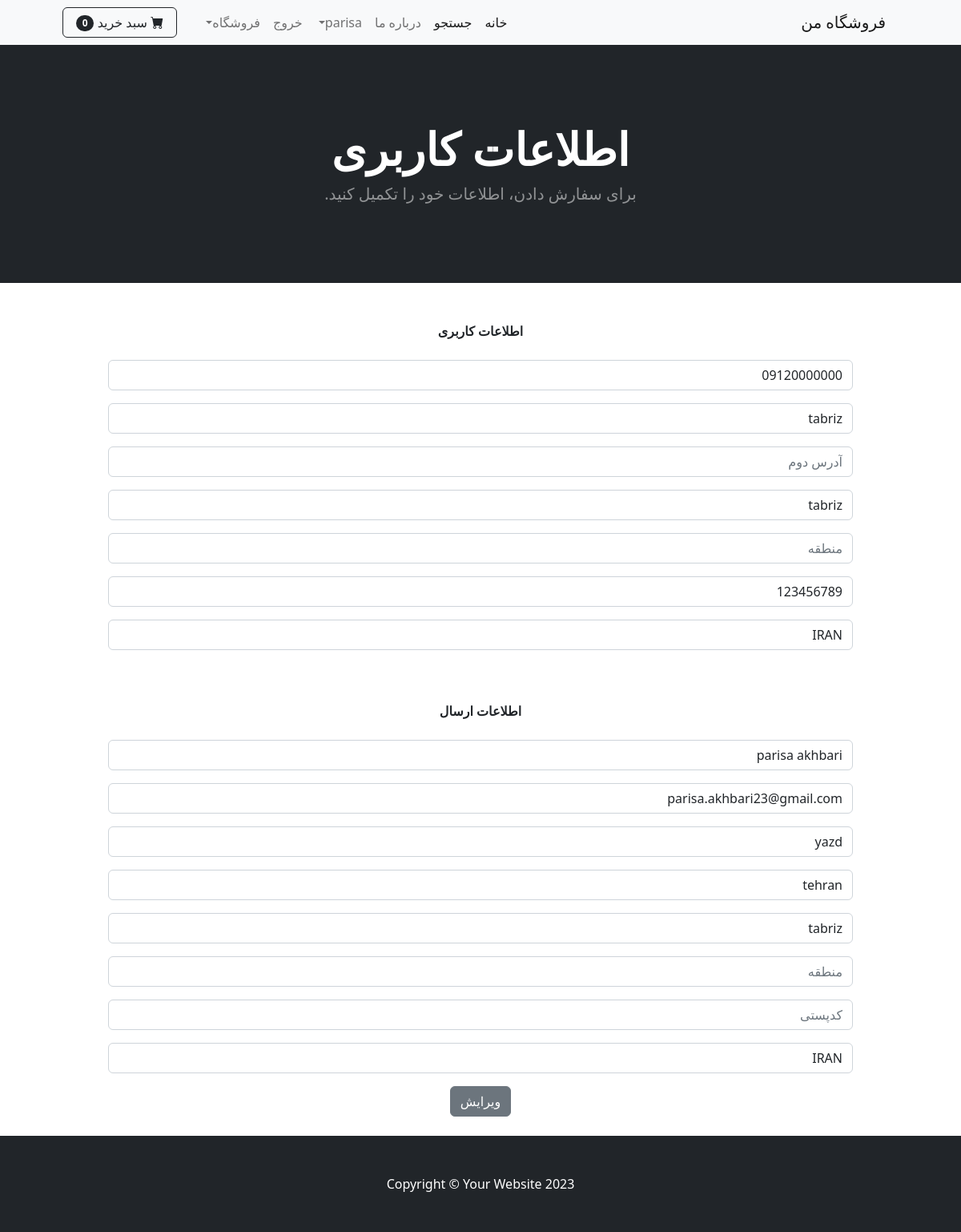
Screenshot of /update_info/ (signed in) with the database file from the repository.
### shop/models.py (models this page shows, shortened)
class Profile(models.Model):
    user=models.OneToOneField(User,on_delete=models.CASCADE)
    date_modified=models.DateTimeField(User,auto_now=True)
    phone=models.CharField(max_length=25,blank=True)
    address1=models.CharField(max_length=250,blank=True)
    address2=models.CharField(max_length=250,blank=True)
    city=models.CharField(max_length=25,blank=True)
    state=models.CharField(max_length=25,blank=True)
    zipcode=models.CharField(max_length=25,blank=True)
    country=models.CharField(max_length=25,default='IRAN')
    old_cart=models.CharField(max_length=200,blank=True,null=True)

### newpayment/models.py (models this page shows, shortened)
class NewShippingAddress(models.Model):
    user=models.ForeignKey(User,on_delete=models.CASCADE,null=True,blank=True)
    new_full_name=models.CharField(max_length=250)
    new_email=models.CharField(max_length=300)
    new_address1=models.CharField(max_length=250,blank=True)
    new_address2=models.CharField(max_length=250,blank=True,null=True)
    new_city=models.CharField(max_length=25,blank=True)
    new_state=models.CharField(max_length=25,blank=True ,null=True)
    new_zipcode=models.CharField(max_length=25,blank=True ,null=True)
    new_country=models.CharField(max_length=25,default='IRAN')
    class Meta:
        verbose_name_plural='Shipping Address'

### shop/views.py (the view)
# urls.py: path('update_info/', views.update_info,name="update_info"),
def update_info(request):
    if request.user.is_authenticated:
        current_user=Profile.objects.get(user__id=request.user.id)
        new_shipping_user=NewShippingAddress.objects.get(user__id=request.user.id)
        form=UpdateUserInfo(request.POST or None , instance=current_user)
        new_shipping_form=NewShippingForm(request.POST or None , instance=new_shipping_user)
        if form.is_valid() or new_shipping_form.is_valid():
            form.save()
            new_shipping_form.save()
            messages.success(request,'اطلاعات کاربری شما ویرایش شد')
            return redirect('home')
        return render(request,'update_info.html',{'form':form, 'new_shipping_form':new_shipping_form })
    else:
        messages.success(request,'ابتدا لاگین شوید')
        return redirect('home')

### shop/forms.py
class UpdateUserInfo(forms.ModelForm):
    phone=forms.CharField(label='',widget=forms.TextInput(attrs={'class':'form-control','placeholder':'شماره تلفن'}),required=False)
    address1=forms.CharField(label='',widget=forms.TextInput(attrs={'class':'form-control','placeholder':'آدرس اول'}),required=False)
    address2=forms.CharField(label='',widget=forms.TextInput(attrs={'class':'form-control','placeholder':'آدرس دوم'}),required=False)
    city=forms.CharField(label='',widget=forms.TextInput(attrs={'class':'form-control','placeholder':'شهر'}),required=False)
    state=forms.CharField(label='',widget=forms.TextInput(attrs={'class':'form-control','placeholder':'منطقه'}),required=False)
    zipcode=forms.CharField(label='',widget=forms.TextInput(attrs={'class':'form-control','placeholder':'کدپستی'}),required=False)
    country=forms.CharField(label='',widget=forms.TextInput(attrs={'class':'form-control','placeholder':'کشور'}),required=False)
    class Meta:
        model=Profile
        fields=('phone','address1','address2','city','state','zipcode','country')

### cart/cart.py (called while the page is built)
    def __len__(self):
        return len(self.cart)

### cart/context_processors.py (called while the page is built)
def cart(request):
    return {'cart':Cart(request)}

### shop/context_processors.py (called while the page is built)
def categories(request):
    return {
        'categories': Category.objects.all(),
    }

### shop/templates/update_info.html (shortened to what this page needs)
{% extends 'base.html' %}
{% block content %}
<header class="bg-dark py-5">
    <div class="container px-4 px-lg-5 my-5">
        <div class="text-center text-white">
            <h1 class="display-4 fw-bolder">اطلاعات کاربری</h1>
            <p class="lead fw-normal text-white-50 mb-0">برای سفارش دادن، اطلاعات خود را تکمیل کنید.</p>
        </div>
    </div>
</header>
<br><br>
<div class="container">
    <div class="row">
        <center>
            <div class="col-10">
                <strong>اطلاعات کاربری</strong>
                <br><br>
                <form method="POST" action="{% url 'update_info' %}">
                    {{form.as_p}}
                    <br><br>
                    <strong>اطلاعات ارسال</strong>
                    <br><br>
                    {{new_shipping_form.as_p}}
                    <button type="submit" class="btn btn-secondary">ویرایش</button>
                  </form>
                  <br>
            </div>
        </center>
    </div>
</div>
{% endblock %}

### shop/templates/navbar.html (shortened to what this page needs)
<nav class="navbar navbar-expand-lg navbar-light bg-light">
    <div class="container px-4 px-lg-5">
        <a class="navbar-brand" href="{% url 'home' %}">فروشگاه من</a>
        <div class="collapse navbar-collapse" id="navbarSupportedContent">
            <ul class="navbar-nav me-auto mb-2 mb-lg-0 ms-lg-4">
                <li class="nav-item"><a class="nav-link active" aria-current="page" href="{% url 'home' %}">خانه</a></li>
                <li class="nav-item"><a class="nav-link active" aria-current="page" href="{% url 'search' %}">جستجو</a></li>
                <li class="nav-item"><a class="nav-link" href="{% url 'about' %}">درباره ما</a></li>
                {% if user.is_authenticated %}
                <li class="nav-item dropdown">
                    <a class="nav-link dropdown-toggle" id="navbarDropdown" href="{% url 'home' %}" role="button" data-bs-toggle="dropdown" aria-expanded="false">{{user.username}}</a>
                </li>
                <li class="nav-item"><a class="nav-link" href="{% url 'logout' %}">خروج</a></li>
                {% else %}
                <li class="nav-item"><a class="nav-link" href="{% url 'login' %}">ورود</a></li>
                <li class="nav-item"><a class="nav-link" href="{% url 'signup' %}">ثبت نام</a></li>
                {% endif %}
                <li class="nav-item dropdown">
                    <a class="nav-link dropdown-toggle" id="navbarDropdown" href="{% url 'home' %}" role="button" data-bs-toggle="dropdown" aria-expanded="false">فروشگاه</a>
                </li>
            </ul>
            <form class="d-flex">
                <a href="{% url 'cart_summary' %}" class="btn btn-outline-dark">
                    <i class="bi-cart-fill me-1"></i>
                    سبد خرید
                    <span class="badge bg-dark text-white ms-1 rounded-pill" id="cart_quantity">{{cart|length}}</span>
                </a>
            </form>
        </div>
    </div>
</nav>

### rows the page displays
Profile: phone "09120000000", address1 "tabriz", city "tabriz", zipcode "123456789", country "IRAN"
NewShippingAddress: new_full_name "parisa akhbari", new_email "parisa.akhbari23@gmail.com", new_address1 "yazd", new_address2 "tehran", new_city "tabriz", new_country "IRAN"

### other values shown
{{ user.username }} "parisa"
{{ cart|length }} "0"
